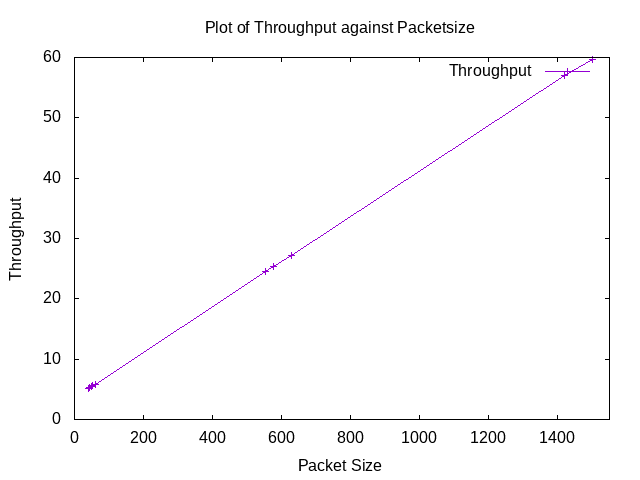

Write gnuplot code to recreate this figure.
set terminal png
set output "WirelessThroughputPlot.png"
set title "Plot of Throughput against Packetsize"
set xlabel "Packet Size"
set ylabel "Throughput"

set xrange [0:1550]
plot "-"  title "Throughput" with linespoints
40 5.11014
44 5.2915
48 5.41927
52 5.57351
60 5.86009
552 24.4639
576 25.3252
628 27.2633
1420 56.9658
1500 59.6267
e
